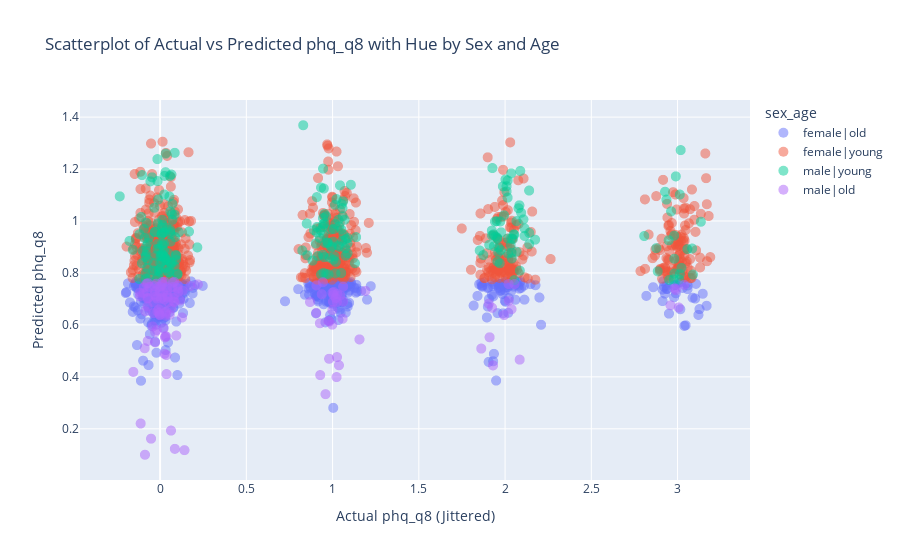

Notebook code cell kept with this figure:
### Markdown cell above
The table shows the VIF values for each term in your linear regression model. Remember that VIF measures how much the variance of an estimated regression coefficient increases if your predictors are correlated. A high VIF indicates a high degree of multicollinearity, which can make it difficult to interpret the coefficients and assess the importance of individual predictors.



Interpreting VIF Values:

    1. VIF = 1: No multicollinearity.
    2. 1 < VIF < 5: Moderate multicollinearity.
    3. VIF >= 5 or 10: High multicollinearity. This suggests that the coefficient estimates may be unreliable.

In our case, all the VIF values (excluding the intercept) are below 5, and most are very close to 1. This indicates that there is very little evidence of multicollinearity in your model. This contradicts the earlier warning based on the high condition number!

Why the Discrepancy?

The high condition number was a potential warning sign, but VIF provides a more specific and reliable assessment of multicollinearity. There are a few reasons why the condition number might be high even when VIF values are low:

Scaling Issues: The condition number is sensitive to the scaling of the variables. If the variables have very different scales (e.g., one variable ranges from 0 to 1, while another ranges from 1000 to 10000), this can inflate the condition number even if the variables are not highly correlated. The scaling issues might be the results of different values from step_count_m7, and the dummy variables.

Conclusion:

Based on the VIF values, you do not have a multicollinearity problem in your model. Therefore, you don't need to take any specific actions to address multicollinearity (such as removing variables).

## Important Note: 
Even though you don't have multicollinearity, remember that your model still has a very low R-squared (0.020), meaning it doesn't explain much of the variance in phq_q8. The low R-squared is more concerning than a multicollinearity issue because it indicates that the model is simply not capturing the important factors that influence phq_q8. Therefore, it's important to keep working on improving the model.

### Code cell
import numpy as np
import pandas as pd
import plotly.express as px

def plot_actual_vs_predicted(model, df_clean, target):
    # Get the actual and predicted values
    df_clean['predicted'] = model.fittedvalues
    df_clean['sex_age'] = (df_clean['sex'] + '|' + df_clean['age_binary']).apply(lambda x: x.lower())

    # Add jitter to the actual target values
    jitter = np.random.normal(0, 0.075, size=len(df_clean[target]))
    df_clean[f'{target}_jittered'] = df_clean[target] + jitter

    # Generate the scatter plot with hue using Plotly Express
    fig = px.scatter(df_clean, 
                     x=f'{target}_jittered', 
                     y='predicted', 
                     color='sex_age', 
                     title=f'Scatterplot of Actual vs Predicted {target} with Hue by Sex and Age',
                     labels={f'{target}_jittered': f'Actual {target} (Jittered)', 'predicted': f'Predicted {target}'},
                     opacity=0.5)

    fig.update_traces(marker=dict(size=10))  # Set marker size
    fig.show()

# Example usage
plot_actual_vs_predicted(model, df_clean, 'phq_q8')

### Figure 1 — Plotly figure (JSON) as saved in the notebook; plotly's stock layout.template omitted (floating-point values rounded to 4 significant figures; data arrays with more than 128 entries replaced by an {"elided": "..."} marker saying what was removed)
{"data": [{"hovertemplate": "sex_age=female|old<br>Actual phq_q8 (Jittered)=%{x}<br>Predicted phq_q8=%{y}<extra></extra>", "legendgroup": "female|old", "marker": {"color": "#636efa", "opacity": 0.5, "size": 10, "symbol": "circle"}, "mode": "markers", "name": "female|old", "showlegend": true, "type": "scattergl", "x": {"elided": "581 float values"}, "xaxis": "x", "y": {"elided": "581 float values"}, "yaxis": "y"}, {"hovertemplate": "sex_age=female|young<br>Actual phq_q8 (Jittered)=%{x}<br>Predicted phq_q8=%{y}<extra></extra>", "legendgroup": "female|young", "marker": {"color": "#EF553B", "opacity": 0.5, "size": 10, "symbol": "circle"}, "mode": "markers", "name": "female|young", "showlegend": true, "type": "scattergl", "x": {"elided": "858 float values"}, "xaxis": "x", "y": {"elided": "858 float values"}, "yaxis": "y"}, {"hovertemplate": "sex_age=male|young<br>Actual phq_q8 (Jittered)=%{x}<br>Predicted phq_q8=%{y}<extra></extra>", "legendgroup": "male|young", "marker": {"color": "#00cc96", "opacity": 0.5, "size": 10, "symbol": "circle"}, "mode": "markers", "name": "male|young", "showlegend": true, "type": "scattergl", "x": {"elided": "244 float values"}, "xaxis": "x", "y": {"elided": "244 float values"}, "yaxis": "y"}, {"hovertemplate": "sex_age=male|old<br>Actual phq_q8 (Jittered)=%{x}<br>Predicted phq_q8=%{y}<extra></extra>", "legendgroup": "male|old", "marker": {"color": "#ab63fa", "opacity": 0.5, "size": 10, "symbol": "circle"}, "mode": "markers", "name": "male|old", "showlegend": true, "type": "scattergl", "x": [1.037, -0.09538, -0.009589, 1.002, 1.058, 0.9283, 2.959, 0.975, -0.07111, 1.023, -0.1171, 0.03713, 0.1272, 0.0208, 1.156, -0.1554, 0.04032, -0.0375, 0.1159, -0.07183, -0.04297, 0.02537, 0.1303, 0.04886, -0.0009714, -0.02867, -0.01839, 1.044, 0.1018, -0.07359, -0.02266, -0.05244, 0.06382, 0.06321, 1.027, 0.9809, -0.019, 2.037, 2.99, 3.038, -0.1182, 0.0364, -0.002399, 2.022, 0.08441, 0.07928, -0.001849, 0.04214, 1.025, 0.04341, 1.905, 1.025, 0.002603, 0.9064, -0.08606, -0.02971, 1.862, 2.085, 0.9264, 1.007, -0.08781, 0.9592, 0.03594, -0.03887, 0.08334, 0.9437, -0.01584, 0.01725, -0.06954, -0.08926, -0.09463, 0.07131, 1.061, 0.9985, 0.04275, 1.191, 0.8692, 0.03321, 1.018, -0.1126, 0.004669, 1.93, -0.02851, 0.1757, 0.03139, 2.021, 0.07736, 0.07408, 0.9981, 1.061, 0.01356, 0.02863, 0.9373, 0.03005, 0.219, 0.1057, 0.02504, 0.05618, 0.03523, 0.1412, 3.007, 0.9054, 0.9993, 2.055, 0.1029, 0.9799, -0.02363, 1.925, 0.02498, 0.01345, -0.07903, 0.0854, 1.91, 0.0938, 2.983, 0.008564, 1.994, -0.006259, -0.007375, -0.03173, -0.06205, 1.005, 0.01231, 0.08192, -0.0334, -0.0734, -0.07448], "xaxis": "x", "y": [0.4447, 0.722, 0.7462, 0.6889, 0.6238, 0.4068, 0.6755, 0.6153, 0.7606, 0.3991, 0.71, 0.4106, 0.6285, 0.5869, 0.5441, 0.4191, 0.7333, 0.6864, 0.6946, 0.5381, 0.5938, 0.4887, 0.7316, 0.6881, 0.6376, 0.5722, 0.7015, 0.7137, 0.7401, 0.7017, 0.7585, 0.1619, 0.6628, 0.1931, 0.7189, 0.6128, 0.5802, 0.6604, 0.734, 0.7542, 0.7239, 0.4841, 0.6394, 0.6932, 0.7178, 0.6902, 0.7286, 0.7451, 0.476, 0.7126, 0.6816, 0.6887, 0.7474, 0.7522, 0.6525, 0.7297, 0.5088, 0.4662, 0.6063, 0.7267, 0.1001, 0.3333, 0.5555, 0.6455, 0.6872, 0.7645, 0.6518, 0.7269, 0.7036, 0.5101, 0.7447, 0.7458, 0.6901, 0.6575, 0.7055, 0.731, 0.6882, 0.6437, 0.7041, 0.2204, 0.7015, 0.4442, 0.5329, 0.7496, 0.6358, 0.757, 0.7036, 0.7627, 0.601, 0.7472, 0.7564, 0.552, 0.7183, 0.5561, 0.7561, 0.7279, 0.7659, 0.639, 0.6507, 0.1178, 0.6671, 0.6461, 0.724, 0.7575, 0.7515, 0.4696, 0.7092, 0.6658, 0.6981, 0.7651, 0.7586, 0.1228, 0.5523, 0.5588, 0.7404, 0.6675, 0.6379, 0.6458, 0.6599, 0.7497, 0.7466, 0.7157, 0.7053, 0.7656, 0.7162, 0.6708, 0.7283], "yaxis": "y"}], "layout": {"legend": {"title": {"text": "sex_age"}, "tracegroupgap": 0}, "title": {"text": "Scatterplot of Actual vs Predicted phq_q8 with Hue by Sex and Age"}, "xaxis": {"anchor": "y", "domain": [0, 1], "title": {"text": "Actual phq_q8 (Jittered)"}}, "yaxis": {"anchor": "x", "domain": [0, 1], "title": {"text": "Predicted phq_q8"}}}}
